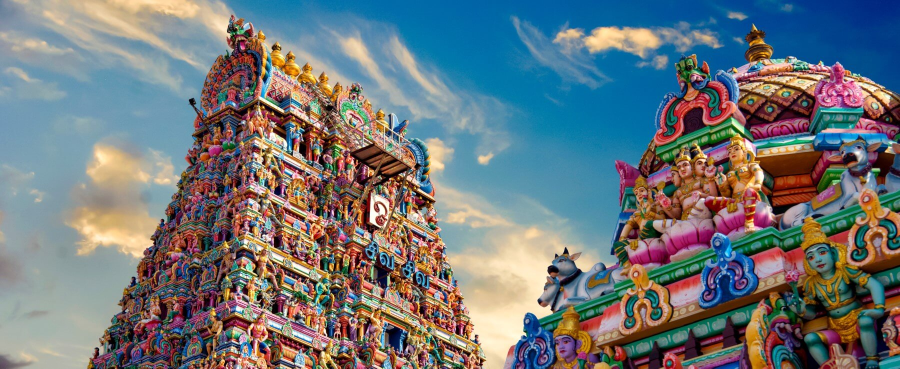
#> input picture assets/temples.jpeg, 1800 x 737 px (shown at 1/2 size)
$ python learnimages.py
#> lines starting #> are read from the running program, lines starting #| are printed output that depends on the picture; after the words box and inside, x2 and y2 are one past the last pixel; in counts of white or black regions, pixels touching at a corner belong together
import cv2
import numpy as np
import random

img = cv2.imread('assets/temples.jpeg',-1)
#> img is the input picture: shape (737, 1800, 3); mean B, G, R 121.9, 118.5, 112

print(img)
#> (printed output is left out)
print(type(img))
#| <class 'numpy.ndarray'>

img1 = cv2.resize(img,(1000,500))
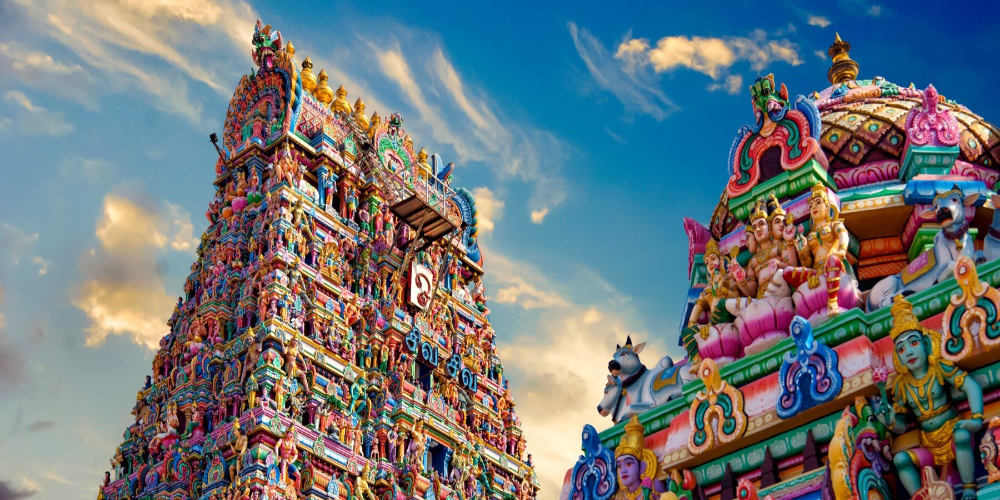
#> img1: shape (500, 1000, 3); mean B, G, R 121.8, 118.4, 111.8

h = img1.size
#> h = 1500000

for i in range(100):
    for j in range(100):
        img1[i][j] = [random.randint(0,255),random.randint(0,255),random.randint(0,255)]
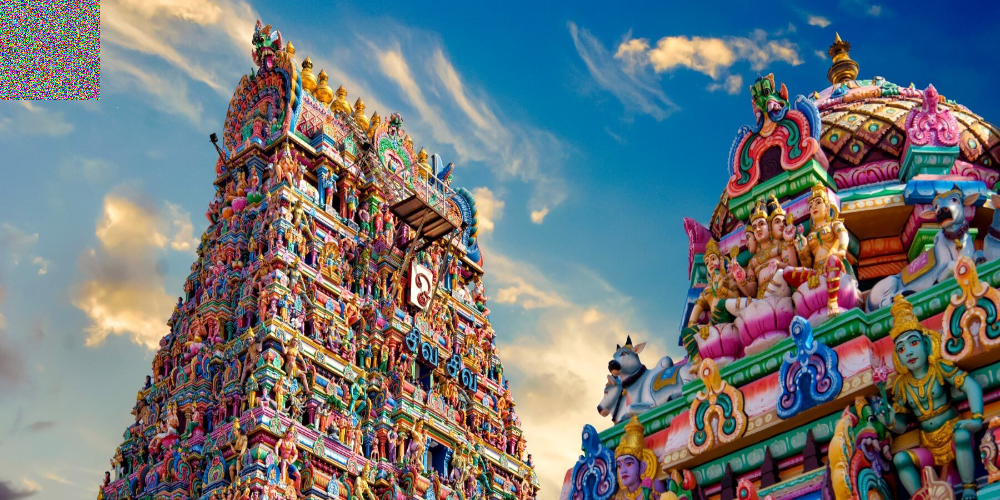
#> img1: shape (500, 1000, 3); 2% of pixels changed, all inside (x1, y1, x2, y2) = (0, 0, 100, 100)

cv2.imshow('Image',img1)
cv2.waitKey(0)
cv2.destroyAllWindows()
